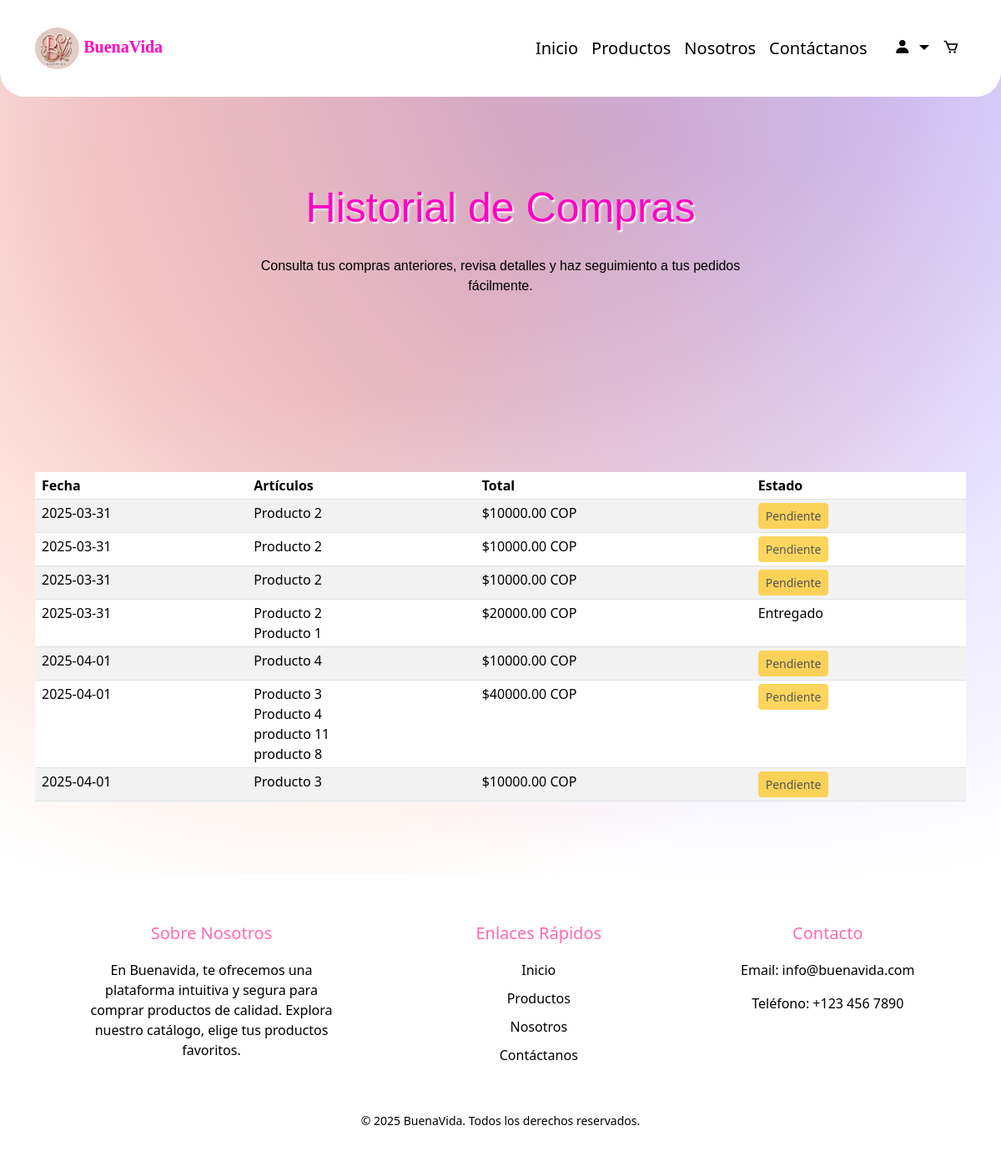
The page /historial/ (signed in) on the database its author committed.
### web/models.py (models this page shows, shortened)
class Purchase(models.Model):
    PENDING = 'Pendiente'
    DELIVERED = 'Entregado'
    STATUS_CHOICES = [
        (PENDING, 'Pendiente'),
        (DELIVERED, 'Entregado'),
    ]
    user = models.ForeignKey(User, on_delete=models.CASCADE)
    date = models.DateTimeField(auto_now_add=True)
    total = models.DecimalField(max_digits=10, decimal_places=2)
    status = models.CharField(max_length=20, choices=STATUS_CHOICES, default=PENDING)

class PurchaseItem(models.Model):
    purchase = models.ForeignKey(Purchase, related_name='items', on_delete=models.CASCADE)
    name = models.CharField(max_length=255)
    quantity = models.PositiveIntegerField()
    unit_price = models.DecimalField(max_digits=10, decimal_places=2, default=0.00)
    total_price = models.DecimalField(max_digits=10, decimal_places=2)

### web/views.py (the view)
# urls.py: path('historial/', views.historial_view, name='historial'),
def historial_view(request):
    purchase_history = Purchase.objects.filter(user=request.user).prefetch_related('items')
    return render(request, 'historial.html', {'purchase_history': purchase_history})

### web/templates/historial.html (shortened to what this page needs)
{% load static %}
<!DOCTYPE html>
<html lang="es">
<head>
    <link rel="stylesheet" href="{% static 'historial.css' %}">
    <link rel="stylesheet" href="{% static 'productos.css' %}">
    <link rel="stylesheet" href="https://cdn.jsdelivr.net/npm/bootstrap@5.3.2/dist/css/bootstrap.min.css">
    <link href='https://unpkg.com/boxicons@2.1.4/css/boxicons.min.css' rel='stylesheet'>
</head>
<body>
    <nav class="navbar navbar-expand-lg fixed-top">
        <div class="container">
            <a class="navbar-brand" href="{% url 'homes' %}">
                <img src="{% static 'img/logotipo.png' %}" alt="BuenaVida Logo" style="height: 50px; border-radius: 50%;">
                <span class="text">BuenaVida</span>
            </a>
            <div class="collapse navbar-collapse" id="navbarNav">
                <ul class="navbar-nav ms-auto">
                    {% if user.is_authenticated %}
                        <li class="nav-item"><a class="nav-link" href="{% url 'homes' %}">Inicio</a></li>
                        <li class="nav-item"><a class="nav-link" href="{% url 'productos' %}">Productos</a></li>
                        <li class="nav-item"><a class="nav-link" href="{% url 'nosotros' %}">Nosotros</a></li>
                        <li class="nav-item"><a class="nav-link" href="{% url 'contacto' %}">Contáctanos</a></li>
                        <li class="nav-item"><a class="nav-link" href="{% url 'perfil' %}"></a></li>
                        <li class="nav-item dropdown">
                            <a class="nav-link dropdown-toggle" href="#" id="perfilDropdown" role="button" data-bs-toggle="dropdown" aria-expanded="false">
                                <i class='bx bxs-user'></i>
                            </a>
                        </li>
                        <li class="nav-item">
                            <a class="nav-link" href="{% url 'carrito' %}">
                                <i class='bx bx-cart'></i>
                            </a>
                        </li>
                    {% else %}
                        <li class="nav-item"><a class="nav-link" href="{% url 'login' %}">Iniciar Sesión</a></li>
                        <li class="nav-item"><a class="nav-link" href="{% url 'registrar' %}">Registrarse</a></li>
                    {% endif %}
                </ul>
            </div>
        </div>
    </nav>
    <div class="fondo">
        <div class="titulo">
            <h1>Historial de Compras</h1>
            <p>
                Consulta tus compras anteriores, revisa detalles y haz seguimiento a tus pedidos fácilmente.
            </p>
        </div>
    </div>
    <div class="h">
        <div class="container mt-3">
            {% if purchase_history %}
            <div class="table-responsive">
                <table class="table table-striped table-sm">
                    <thead class="thead-light">
                        <tr>
                            <th class="py-1 px-2">Fecha</th>
                            <th class="py-1 px-2">Artículos</th>
                            <th class="py-1 px-2">Total</th>
                            <th class="py-1 px-2">Estado</th>
                        </tr>
                    </thead>
                    <tbody>
                        {% for purchase in purchase_history %}
                            <tr>
                                <td class="py-1 px-2">{{ purchase.date|date:"Y-m-d" }}</td>
                                <td class="py-1 px-2">
                                    <ul class="m-0 p-0" style="list-style: none;">
                                        {% for item in purchase.items.all %}
                                            <li>{{ item.name }}</li>
                                        {% endfor %}
                                    </ul>
                                </td>
                                <td class="py-1 px-2">${{ purchase.total|floatformat:2 }} COP</td>
                                <td class="py-1 px-2">
                                    {% if purchase.status == "pendiente" %}
                                        <button class="btn btn-warning btn-sm" disabled>Pendiente</button>
                                    {% else %}
                                        {{ purchase.status }}
                                    {% endif %}
                                </td>
                            </tr>
                        {% endfor %}
                    </tbody>
                </table>
            </div>
            {% else %}
                <p>No tienes compras en tu historial.</p>
            {% endif %}
        </div>
    </div>
    <footer class="footer">
        <div class="footer-container">
            <div class="footer-column">
                <h3>Sobre Nosotros</h3>
                <p>En Buenavida, te ofrecemos una plataforma intuitiva y segura para comprar productos de calidad. Explora nuestro catálogo, elige tus productos favoritos.</p>
            </div>
            <div class="footer-column">
                <h3>Enlaces Rápidos</h3>
                <ul>
                    <li><a href="{% url 'homes' %}">Inicio</a></li>
                    <li><a href="{% url 'productos' %}">Productos</a></li>
                    <li><a href="{% url 'nosotros' %}">Nosotros</a></li>
                    <li><a href="{% url 'contacto' %}">Contáctanos</a></li>
                </ul>
            </div>
            <div class="footer-column">
                <h3>Contacto</h3>
                <p>Email: info@buenavida.com</p>
                <p>Teléfono: +123 456 7890</p>
            </div>
        </div>
        <div class="footer-bottom">
            <p>&copy; 2025 BuenaVida. Todos los derechos reservados.</p>
        </div>
    </footer>
</body>
</html>

### web/static/historial.css (style rules this page uses)
* { box-sizing: border-box; margin: 0; padding: 0; }
body { background-color: #5f4949; color: #333333; margin-top: 80px; background-size: cover; background-attachment: scroll; }
.text { color: rgb(255, 0, 195); }
.navbar { background-color: #ffffff !important; }
.navbar-brand { font-family: 'Playfair Display', serif; font-size: 24px; font-weight: bold; }
.navbar-nav .nav-link { font-size: 20px; color: #000000 !important; transition: color 0.3s ease-in-out; }
.footer { background-color: #ffffff; color: rgb(0, 0, 0); padding: 40px 20px; text-align: center; }
.footer-container { display: flex; justify-content: space-around; flex-wrap: wrap; }
.footer-column { max-width: 300px; margin: 20px; }
.footer-column h3 { font-size: 20px; margin-bottom: 20px; color: hotpink; }
.footer-column p, .footer-column ul, .footer-column li { font-size: 16px; color: #000000; }
.footer-column ul { list-style: none; padding: 0; }
.footer-column li { margin-bottom: 10px; }
.footer-column a { color: #000000; text-decoration: none; }
.footer-bottom { margin-top: 20px; font-size: 14px; color: #000000; }

### web/static/productos.css (style rules this page uses)
* { box-sizing: border-box; margin: 0; padding: 0; }
body { background-color: hsla(0, 0%, 100%, 1); background-image: radial-gradient(circle at 32% 16%, hsla(14.000000000000004, 100%, 64%, 0.33) 17.647148063137625%, transparent 61.5109675345299%), radial-gradient(circle at 75% 1%, hsla(247.99999999999997, 100%, 63%, 0.3) 11.26645584295136%, transparent 63.69587993071477%); background-blend-mode: multiply, multiply; font-family: 'Poppins', sans-serif; color: #333333; margin-top: 80px; background-size: cover; background-attachment: scroll; }
.navbar { border-radius: 0 0 30px 30px; background-color: #ffffff !important; }
.navbar-brand { font-family: 'Playfair Display', serif; font-size: 24px; font-weight: bold; }
.navbar-nav .nav-link { font-size: 20px; color: #000000 !important; transition: color 0.3s ease-in-out; }
.text { color: rgb(255, 0, 195); }
.titulo { display: flex; justify-content: center; flex-direction: column; align-items: center; height: 60vh; }
.fondo { margin-top: 50px; }
.titulo h1 { margin-top: 50px; font-family:'Franklin Gothic Medium', 'Arial Narrow', Arial, sans-serif; text-shadow: 2px 2px 2px rgb(255, 255, 255) ; color: rgb(255, 0, 195); font-size: 50px; }
.titulo p { font-family:Verdana, Geneva, Tahoma, sans-serif; color: rgb(0, 0, 0); margin-top: 20px; width: 54%; text-align: center; }
.fondo { height: 50vh; }
.container { display: grid; grid-template-columns: repeat(auto-fit, minmax(200px, 1fr)); gap: 20px; padding: 20px; max-width: 1200px; margin: 0 auto; }
.footer { margin-top: 50px; background-color: #ffffff; color: rgb(0, 0, 0); padding: 40px 20px; text-align: center; }
.footer-container { display: flex; justify-content: space-around; flex-wrap: wrap; }
.footer-column { max-width: 300px; margin: 20px; }
.footer-column h3 { font-size: 20px; margin-bottom: 20px; color: hotpink; }
.footer-column p, .footer-column ul, .footer-column li { font-size: 16px; color: #000000; }
.footer-column ul { list-style: none; padding: 0; }
.footer-column li { margin-bottom: 10px; }
.footer-column a { color: #000000; text-decoration: none; }
.footer-bottom { margin-top: 20px; font-size: 14px; color: #000000; }

### web/templates/historial.html (style rules this page uses)
.h { margin-top: 100px; display: flex; flex-direction: column; }
.fondo { margin-top: 30px; }

### rows shown on the page
Purchase: date "2025-03-31", total "10000.00", status "Pendiente"
PurchaseItem: name "Producto 2"
Purchase: date "2025-03-31", total "10000.00", status "Pendiente"
PurchaseItem: name "Producto 2"
Purchase: date "2025-03-31", total "10000.00", status "Pendiente"
PurchaseItem: name "Producto 2"
Purchase: date "2025-03-31", total "20000.00", status "Entregado"
PurchaseItem: name "Producto 2"
PurchaseItem: name "Producto 1"
Purchase: date "2025-04-01", total "10000.00", status "Pendiente"
PurchaseItem: name "Producto 4"
Purchase: date "2025-04-01", total "40000.00", status "Pendiente"
PurchaseItem: name "Producto 3"
PurchaseItem: name "Producto 4"
PurchaseItem: name "producto 11"
PurchaseItem: name "producto 8"
Purchase: date "2025-04-01", total "10000.00", status "Pendiente"
PurchaseItem: name "Producto 3"
